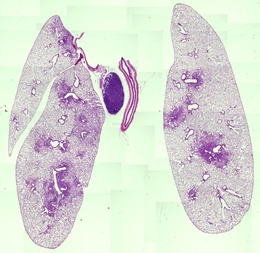
%> input picture images/image00.jpg, 260 x 253 px, shrunk from 1703 x 1658 before the run; the run also reads 1 picture not shown here
$ octave --eval "result = DL_demo_ref('images/image00.jpg');"   (GNU Octave 9; MATLAB toolbox functions it lacks are replaced by stand-ins)
%> lines starting %> are read from the running program, lines starting %| are printed output that depends on the picture
### DL_ImageSegment.m
function [IM2] = DL_ImageSegment(image2use);
% DL_ImageSegmentation.m

% Color-Based Segmentation Using K-Means Clustering for DCL's imaging data

% WAL3
% d08/27/18

% User input
nColors = 4; % how many clusters? Too many will cause convergence failure.
channels =  [1 2 3]; % what clusters to use for the composite?

% Load image(s)
if nargin<1 % if you don't pass the image as an argument, load from directory
    disp('select image in local directory...');

    [file,path] = uigetfile({'*.jpg';'*.png';'*.mat'},...
        'File Selector');
    if isequal(file,0)
        disp('User selected Cancel');
    else
        disp(['User selected ', fullfile(path,file)]);
    end
    currentfilename = strcat(path,file);
    currentimage = imread(currentfilename);
    image2use = currentimage;
end

% downsample if image is too large/ too big...
if size(image2use,1) > 3000;
    disp('image is very large- downsizing image')
    image2use = imresize(image2use,0.75);
end


% filter image:
image2use = double(image2use);
sigma = 2;% smooth
image2use = imgaussfilt(image2use,sigma,'padding','circular');% Filter the data


disp(' pre-processing image...');
% Pre-process Image
lab_he = rgb2lab(image2use);
ab = double(lab_he(:,:,2:3)); % for H&E, just take the G&B channel
%ab = double(lab_he(:,:,2:3)); % for H&E, just take the G&B channel
nrows = size(ab,1);
ncols = size(ab,2);
%ncols = size(ab,2);
ab = reshape(ab,nrows*ncols,2);
%ab = reshape(ab,nrows*ncols,2);

disp('clustering data...');
% Repeat the clustering 3 times to avoid local minima
[cluster_idx, cluster_center] = kmeans(ab,nColors,'distance','sqEuclidean', ...
    'Replicates',3);

pixel_labels = reshape(cluster_idx,nrows,ncols);

disp('Plotting data...');
figure();
imshow(pixel_labels,[]), title('image labeled by cluster index');


% Assign some labels
g{1} = 'dead';
g{2} = 'damaged';
g{3} = 'healthy';

segmented_images = cell(1,3);
rgb_label = repmat(pixel_labels,[1 1 3]);

for k = 1:nColors
    color = image2use;
    color(rgb_label ~= k) = 0;
    segmented_images{k} = color;
end

% export image data and sort channels by mean pixel value
for i = 1:nColors
    IM(:,:,i) = mean(segmented_images{i},3); % Store in a matrix
    IM_temp = IM(:,:,i); % store in sepreate matrix
    chan_srt(i) = mean(IM_temp(:)); clear IM_temp
end


[~,srtChan] = sort(chan_srt);

DL_PlotPixels(image2use,cluster_idx,srtChan);
for i = 1:nColors;
    IM2(:,:,i) = IM(:,:,srtChan(i));
end
clear IM;

### DL_PlotPixels.m
function DL_PlotPixels(image,cluster_idx,srtChan);

% WAL3
%  DL_PlotPixels(image,cluster_idx,srtChan);

%
% image2 = imresize((image),0.2);

image2 = (mat2gray(image));
% run clustering


col(1,:) = [1,0,0];
col(2,:) = [0,1,0];
col(3,:) = [0,0,1];
col(4,:) = [1,0,1];


figure();
% plot RGB in loop
clear X1 X2 X3


%


X1(:,:) =   (double(image2(:,:,1)));
X1 = X1(:);
X2(:,:) =   (double(image2(:,:,2)));
X2 = X2(:);
X3(:,:) =   (double(image2(:,:,3)));
X3 = X3(:);

% %
X1 = X1-min(X1)./(max(X1)-min(X1));
X2 = X2-min(X2)./(max(X2)-min(X2));
X3 = X3-min(X3)./(max(X3)-min(X3));

X_f(:,1) = X1;
X_f(:,2) = X2;
X_f(:,3) = X3;
%X_f(:,4) = 1:size(X3,1) ;


% normalize values
%


figure();
grid on;
hold on;
N = 10;

for i = 1:4;

    idx = find(cluster_idx==srtChan(i));
    a = X1(idx(1:1:end));
    b = X2(idx(1:1:end));
    c = X3(idx(1:1:end));
    d = ones(size(c,1),1)*20'; % size
    A1 = a(1:N:end);
    B1 = b(1:N:end);
    C1 = c(1:N:end);
    D1 = d(1:N:end); % size
    XX = A1+B1+C1;
    scatter(C1./A1,B1./A1,D1, 'MarkerFaceColor',col(i,:) ,'MarkerEdgeColor',col(i,:),...
        'MarkerFaceAlpha',.2,'MarkerEdgeAlpha',0);
    xlabel('Green/red');
    ylabel(' Blue/red');
end


title(' RGB pixel location');

out.red  = a;
out.green = b;
out.blue = c;

n2u = 500;

X_f2 = X_f;
% [12 lines of commented-out code are left out]

Y = tsne(X_f(1:n2u:end,:));

figure();
hold on;
cluster_idx2 = cluster_idx(1:n2u:end);
for i = 1:4;
    idx = find(cluster_idx2==srtChan(i));
scatter(Y(idx,1),Y(idx,2),'MarkerFaceColor',col(i,:) ,'MarkerEdgeColor',col(i,:))
end

### DL_demo_ref.m
function out = DL_demo_ref(reference,varargin)
%> called with reference = 'images/image00.jpg'
%DL_demo_ref.m - Plug-and-play Demo script to classify tussue damage for
%                multiple imagesmultiple images
%Run in a folder with the images you want to process.
%
%
% Syntax:  out = DL_demo_ref(REFERENCE)
%
% Inputs:
%    reference - name of referance image in local directory
% Optional Inputs:
%    type = image type (supports: PNG, jpeg)
%
% Outputs:
%    PcentR - Percent of severly damaged tissue
%    PcentG - Percent of moderatly damaged tissue
%    PcentG - Percent of normal tissue
%    RGB_out = RGB image for each tissue image
%
% Example:
%    out = DL_demo_ref('S copy.jpg')
%    out = DL_demo_ref('S copy.png','type',png)
%    out = DL_demo_ref('S copy.png','type',png,'sigma',5)% optional filtering
%
% Other m-files required: none
% Subfunctions: none
% MAT-files required: none
%
% See also: OTHER_FUNCTION_NAME1,  OTHER_FUNCTION_NAME2

% Author: William Liberti (WAL3)
% Work address: UC Berkeley
% email: bliberti@bu.edu
% Website: http://www.WALIII.github.io
% Dec 2019; Last revision: 12-Dec-2020

%------------- BEGIN CODE --------------

% default params
image_type = '*.jpg';
sigma = 5; % filtering kernal

% Manual inputs
vin=varargin;
for i=1:length(vin)
    if isequal(vin{i},'type') % image type to pull from local directory
        image_type=vin{i+1};
    elseif isequal(vin{i},'filer_sigma') % filter radius ( reduce for small images);
        sigma = vin{i+1};
    elseif isequal(vin{i},'normalize')
        normalize = vin{i+1};
    end
end


mov_listing=dir(fullfile(pwd,image_type));
mov_listing={mov_listing(:).name};
filenames=mov_listing;

filenames = erase(filenames,reference);
filenames = filenames(~cellfun('isempty',filenames));
RefIm = imread(reference);
%> RefIm is the input picture: size 253x260x3 uint8; mean R, G, B 217.4, 219.2, 213.1
horz_save(1) = size(RefIm,2); % get size reference

for i=1:length(filenames)
    RGB2 = imread(filenames{i});
    RGB2 = imresize(RGB2,size(RefIm,1)./size(RGB2,1));

    % concatenate images
    if i ==1;
        GG = cat(2,RefIm,RGB2);
    else
        GG = cat(2,GG,RGB2);
    end
    horz_save(i+1) = size(GG,2);
    clear RGB2
end

% Display iamges
figure(); imshow(GG)

% Segment images...
[IM2] = DL_ImageSegment(GG);
%> in DL_ImageSegment, `image2use = imgaussfilt(image2use,sigma,'padding','circular');`:
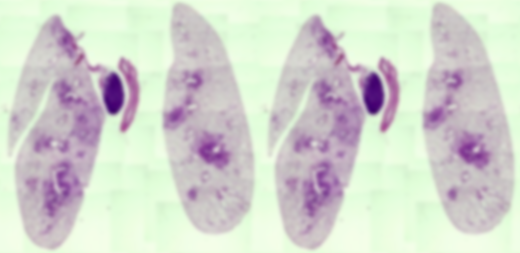
%> image2use: size 253x520x3 double; mean R, G, B 217.4, 219.2, 213.1; mean of the top-left, top-right, bottom-left and bottom-right quarters 215.5, 215.5, 217.6, 217.6; drawn with min black and max white
%> in DL_ImageSegment, `lab_he = rgb2lab(image2use);`: lab_he: size 253x520x3 double; mean of channels 1, 2, 3 8244.4, -114.5, 227.2
%> in DL_ImageSegment, `[cluster_idx, cluster_center] = kmeans(ab,nColors,'distance','sqEuclid..`: cluster_center = [2566.6 -2149.9; -883.4 861.4; 236.3 -43.11; 1304 -939]
%> in DL_ImageSegment, `pixel_labels = reshape(cluster_idx,nrows,ncols);`:
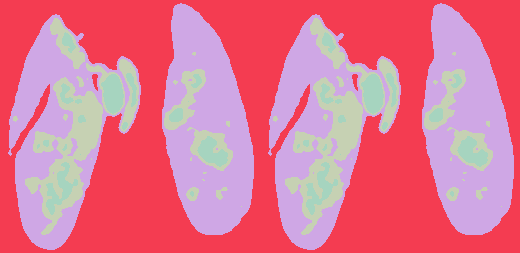
%> pixel_labels: size 253x520 double; 4 distinct labels, from 1 to 4; one colour per label, 0 black
%> in DL_ImageSegment, `rgb_label = repmat(pixel_labels,[1 1 3]);`:
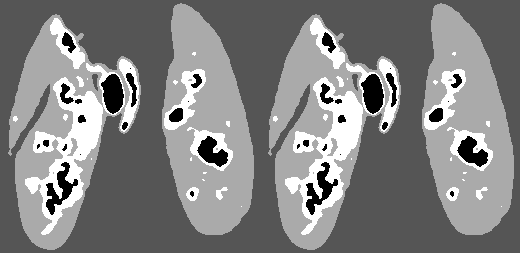
%> rgb_label: size 253x520x3 double; min 1, max 4, mean 2.52; drawn with min black and max white
%> after the loop in DL_ImageSegment, `for k = 1:nColors`:
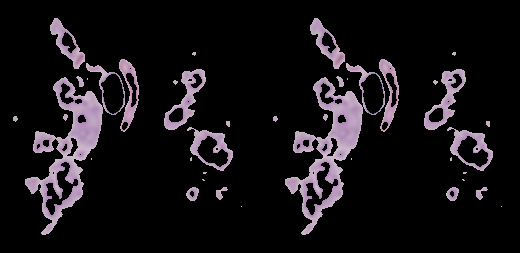
%> color: size 253x520x3 double; mean R, G, B 21.3, 18.2, 21.5
%> after the loop in DL_ImageSegment, `for k = 1:nColors`: segmented_images = 4 items
%> after the loop in DL_ImageSegment, `for i = 1:nColors`:
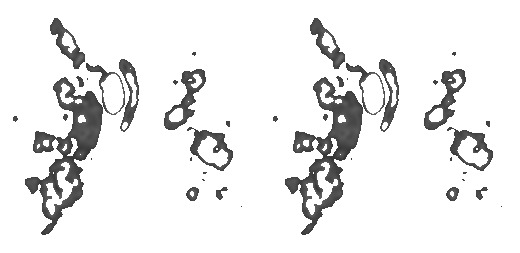
%> IM: size 253x520x4 double; mean R, G, B, A 5.9, 120.4, 70, 20.3; transparent parts drawn white
%> after the loop in DL_ImageSegment, `for i = 1:nColors`: chan_srt = [5.87 120.4 69.98 20.35]
%> in DL_ImageSegment, `[~,srtChan] = sort(chan_srt);`: srtChan = [1 4 3 2]
%> in DL_PlotPixels, `X1(:,:) =   (double(image2(:,:,1)));`:
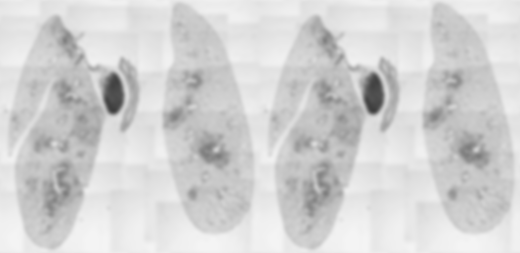
%> X1: size 253x520 double; min 0.241, max 0.959, mean 0.828
%> in DL_PlotPixels, `X2(:,:) =   (double(image2(:,:,2)));`:
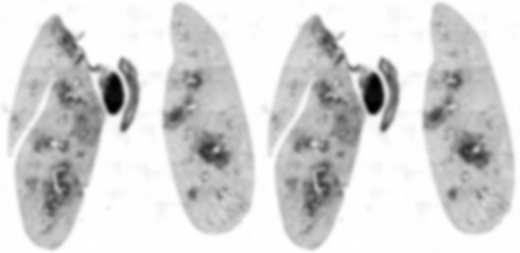
%> X2: size 253x520 double; min 0, max 1, mean 0.836
%> the run ends on the next line

[RGB1, out_mat] = DL_ImageStrat(IM2);

RGB2 = mat2gray(RGB1); % normalize images


% Filter the data
RGB3 = imgaussfilt(RGB1,sigma,'padding','circular');


A1 = [1,horz_save];%1: ((size(RGB2,2)-1)/3): size(RGB2,2); % breakdown size of im matrix
for i = 1:(length(filenames)+1);

    [HH1 HH2] = max(RGB3,[],3);

    HH2(mean(RGB2(:,:,:),3)<0.001) = NaN;

    RIm{i} = HH2(:,A1(i):A1(i+1),1);
    GIm{i} = HH2(:,A1(i):A1(i+1),1);
    BIm{i} = HH2(:,A1(i):A1(i+1),1);

    RGB_out{i} = RGB2(:,A1(i):A1(i+1),:);

    RIm2{i} = sum(find(RIm{i}==1));
    GIm2{i} = sum(find(GIm{i}==2));
    BIm2{i} = sum(find(BIm{i}==3));
    PcentR(i) = RIm2{i}/(RIm2{i}+GIm2{i}+BIm2{i});
    PcentG(i) = GIm2{i}/(RIm2{i}+GIm2{i}+BIm2{i});
    PcentB(i) = BIm2{i}/(RIm2{i}+GIm2{i}+BIm2{i});
    data(:,i) = [PcentB(i),PcentG(i),PcentR(i)];

    % Create similarity Score to reference ( first ) image:

end

figure();
b = bar(data'*100,'stacked');
b(1).FaceColor = 'blue';
b(2).FaceColor = 'green';
b(3).FaceColor = 'red';
legend('normal', 'moderate','damaged');
ylabel('Percent of tissue');
xlabel('Sample');

% output data matrix:
out.PcentR = PcentR*100;
out.PcentG = PcentG*100;
out.PcentB = PcentB*100;

% output damage masks for each input image
out.RGB_out = RGB_out;


% export .tif images for analysis in Fiji
mkdir('clustered_images');
for i = 1:length(RGB_out);
    if i ==1
        imwrite(RGB_out{i},['clustered_images/',reference(1:end-4),'_clustered.tif'])

    else
        imwrite(RGB_out{i},['clustered_images/',filenames{i-1}(1:end-4),'_clustered.tif'])
    end
end
DL_display_image(GG,out_mat);
saveas(gcf, ['clustered_images/','Bounded_Images','_clustered.tif'])
